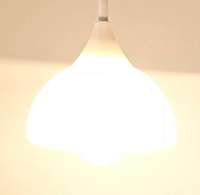
#> input picture images/frame_000_0.0s.jpg, 200 x 195 px; its folder holds 4 pictures in this run
$ python analyze_light.py
#> lines starting #> are read from the running program, lines starting #| are printed output that depends on the picture
import os
from PIL import Image
import re

def analyze_images():
    image_dir = 'images'
    try:
        files = sorted(os.listdir(image_dir))
    except FileNotFoundError:
        print(f"Directory '{image_dir}' not found.")
        return

    brightness_data = []

    for filename in files:
        if not filename.endswith('.jpg'):
            continue

        filepath = os.path.join(image_dir, filename)

        # Extract timestamp
        # frame_000_0.0s.jpg
        match = re.search(r'_(\d+\.\d+)s\.jpg', filename)
        if match:
            timestamp = float(match.group(1))
        else:
            continue

        try:
            img = Image.open(filepath).convert('L')
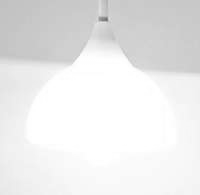
#> img: PIL image 200x195 L; min 107, max 255, mean 234.2
            width, height = img.size
#> width = 200; height = 195

            # Crop center 50x50
            crop_size = 50
            left = (width - crop_size) / 2
#> left = 75
            top = (height - crop_size) / 2
#> top = 72.5
            right = (width + crop_size) / 2
#> right = 125
            bottom = (height + crop_size) / 2
#> bottom = 122.5

            cropped = img.crop((left, top, right, bottom))

            pixels = list(cropped.getdata())
#> pixels = 2500 values, max 255 at index 29, min 253 at index 0, mean 254.9
            avg_brightness = sum(pixels) / len(pixels)
#> avg_brightness = 254.9

            brightness_data.append({'time': timestamp, 'brightness': avg_brightness})
        except Exception as e:
            print(f"Error processing {filename}: {e}")
#> pass 2 of the loop in analyze_images, `for filename in files:`:
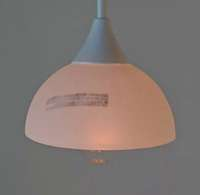
#> input picture images/frame_002_1.0s.jpg, 200 x 195 px
#> in analyze_images, `img = Image.open(filepath).convert('L')`:
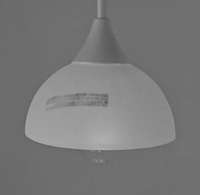
#> img: PIL image 200x195 L; min 86, max 182, mean 120.6
#> in analyze_images, `cropped = img.crop((left, top, right, bottom))`:
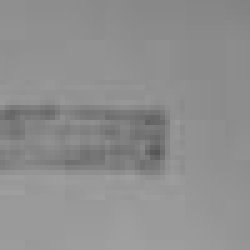
#> cropped: PIL image 50x50 L (shown 5 times larger); min 86, max 159, mean 142.7
#> pixels = 2500 values, max 159 at index 2374, min 86 at index 1531, mean 142.7
#> avg_brightness = 142.7
#> pass 3 of the loop in analyze_images, `for filename in files:`:
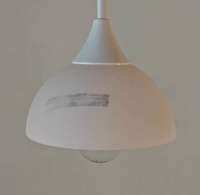
#> input picture images/frame_003_1.5s.jpg, 200 x 195 px
#> in analyze_images, `img = Image.open(filepath).convert('L')`:
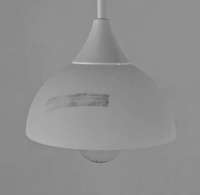
#> img: PIL image 200x195 L; min 95, max 202, mean 143
#> in analyze_images, `cropped = img.crop((left, top, right, bottom))`:
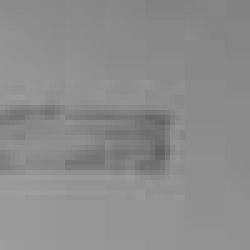
#> cropped: PIL image 50x50 L (shown 5 times larger); min 95, max 158, mean 140.3
#> pixels = 2500 values, max 158 at index 1900, min 95 at index 1532, mean 140.3
#> avg_brightness = 140.3
#> the loop made 4 passes; the first 3 are shown

    events = []
#> events = []
    trend = None # 'increasing', 'decreasing', 'stable'
    THRESHOLD = 12 # Threshold to ignore noise

    # Prepare table data
    table_rows = []

    # First row (no delta)
    if brightness_data:
        table_rows.append({
            'time': brightness_data[0]['time'],
            'brightness': brightness_data[0]['brightness'],
            'delta': 0.0,
            'classification': ''
        })

    for i in range(1, len(brightness_data)):
        curr = brightness_data[i]
        prev = brightness_data[i-1]

        diff = curr['brightness'] - prev['brightness']
        classification = ''

        if diff > THRESHOLD:
             current_trend = 'increasing'
        elif diff < -THRESHOLD:
             current_trend = 'decreasing'
        else:
             current_trend = 'stable'

        if current_trend == 'increasing':
            if trend != 'increasing':
                classification = 'ON'
            trend = 'increasing'
        elif current_trend == 'decreasing':
            if trend != 'decreasing':
                classification = 'OFF'
            trend = 'decreasing'
        else:
            trend = 'stable'

        table_rows.append({
            'time': curr['time'],
            'brightness': curr['brightness'],
            'delta': diff,
            'classification': classification
        })

        if classification:
            events.append(f"{curr['time']}s: {classification}")

    # Print events
    for event in events:
        print(event)

    # Save events to file
    with open('timelog.txt', 'w') as f:
        for event in events:
            f.write(event + '\n')

    # Print Markdown Table
    print("\n| Time | Brightness | Delta | Classification |")
    print("|---|---|---|---|")
    for row in table_rows:
        print(f"| {row['time']:.1f}s | {row['brightness']:.2f} | {row['delta']:.2f} | {row['classification']} |")

if __name__ == "__main__":
    analyze_images()
